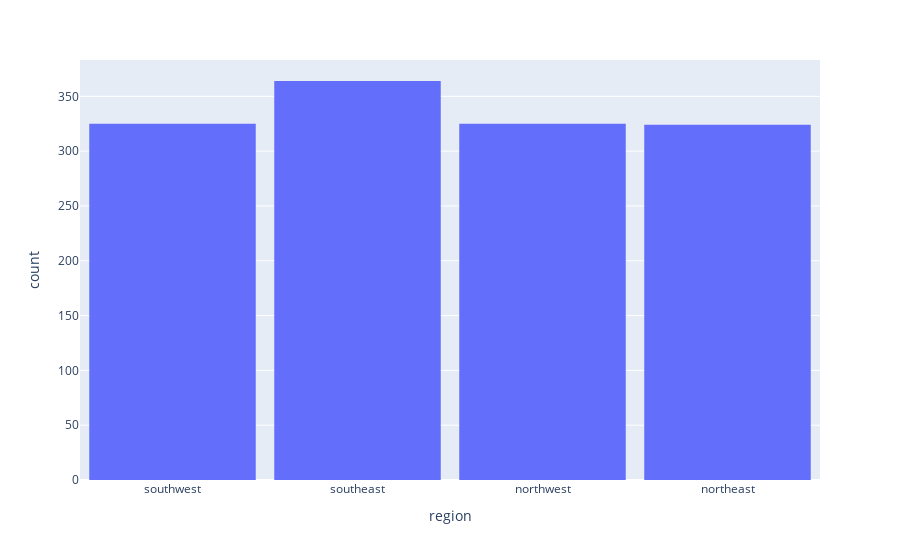

The cell this chart's notebook holds for it:
### Code cell
fig = px.histogram(medical_df, x='region')
fig.update_layout(bargap=0.1)
fig.show()

### Figure 1 — Plotly figure (JSON) as saved in the notebook; plotly's stock layout.template omitted (floating-point values rounded to 4 significant figures; data arrays with more than 128 entries replaced by an {"elided": "..."} marker saying what was removed)
{"data": [{"alignmentgroup": "True", "bingroup": "x", "hovertemplate": "region=%{x}<br>count=%{y}<extra></extra>", "legendgroup": "", "marker": {"color": "#636efa", "pattern": {"shape": ""}}, "name": "", "offsetgroup": "", "orientation": "v", "showlegend": false, "type": "histogram", "x": {"elided": "1338 str values"}, "xaxis": "x", "yaxis": "y"}], "layout": {"bargap": 0.1, "barmode": "relative", "legend": {"tracegroupgap": 0}, "margin": {"t": 60}, "xaxis": {"anchor": "y", "domain": [0, 1], "title": {"text": "region"}}, "yaxis": {"anchor": "x", "domain": [0, 1], "title": {"text": "count"}}}}
